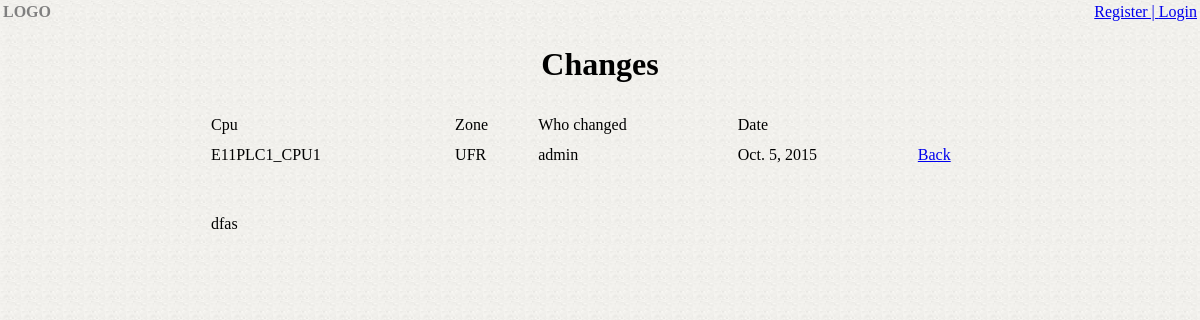
The page /journal/12/ on the database its author committed.
### japp/models.py (models this page shows, shortened)
class Pda(models.Model):
    cpu=models.ForeignKey(Cpu)
    text=models.TextField(max_length=300)
    date=models.DateTimeField(auto_now=True)
    user = models.ForeignKey(User,)

class Cpu(models.Model):
    name=models.CharField(max_length=75)
    ip=models.CharField(max_length=16)
    zone=models.CharField(max_length=75)

### japp/views.py (the view)
# urls.py: url(r'^(?P<pk>[0-9]+)/$', PdaChangesDetailView.as_view(), name='detail'),
class PdaChangesDetailView(DetailView):
    model = Pda
    template_name = ('japp/detail.html')

### japp/templates/japp/detail.html (shortened to what this page needs)
{% extends 'japp/base.html' %}
{% block content_block %}
       <tbody>
           <tr>
             <td>{{ pda.cpu.name|upper }}</td>
             <td>{{ pda.cpu.zone|upper }}</td>
             <td>{{pda.user}}</td>
             <td>{{pda.date|date}}</td>
             <td><a href="{% url 'japp:index' %}"> Back </a></td>
           </tr>
           <tr>
               <td colspan="5" class="text" >
                   {{ pda.text }}
               </td>
           </tr>
  </table>
{% endblock %}

### japp/static/japp/style.css (style rules this page uses)
html, body { background: white url("images/bg.PNG") repeat; margin:0px; padding:0px; }
td.text { padding-top: 40px; }

### rows shown on the page
Pda: cpu.name "E11PLC1_CPU1", cpu.zone "UFR", user "admin", date "Oct. 5, 2015", text "dfas"
